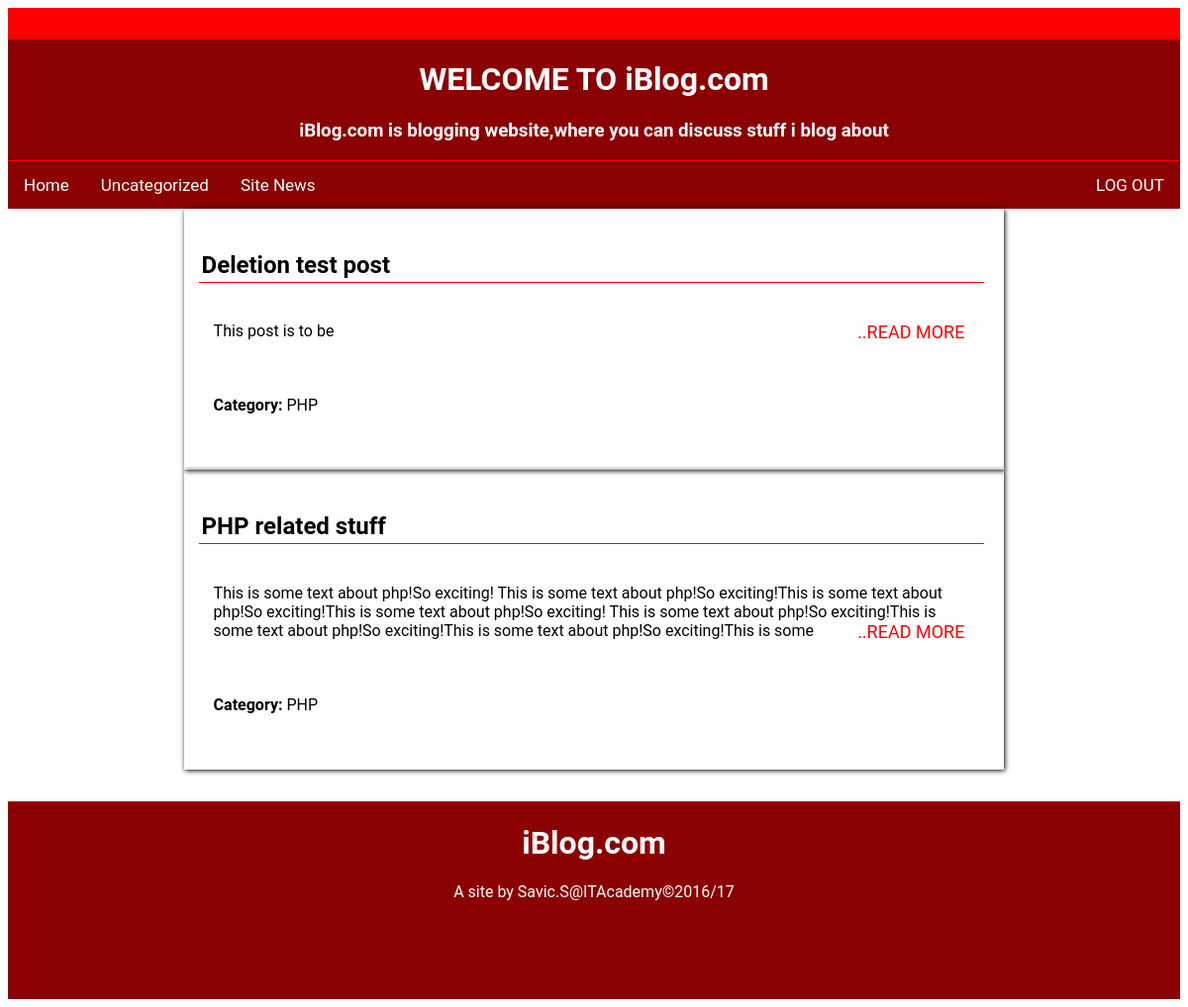
/_php.php (signed in), run on the app's committed database.
### tables this page shows
CREATE TABLE `posts` (
  `post_id` int(11) NOT NULL AUTO_INCREMENT,
  `user_name` varchar(50) NOT NULL,
  `title` varchar(225) DEFAULT NULL,
  `body` text,
  `category_id` int(11) NOT NULL,
  `posted` datetime DEFAULT NULL,
  PRIMARY KEY (`post_id`),
  KEY `category_id_fk_idx` (`category_id`),
  CONSTRAINT `category_id_fk` FOREIGN KEY (`category_id`) REFERENCES `categories` (`category_id`) ON DELETE NO ACTION ON UPDATE NO ACTION
);

CREATE TABLE `categories` (
  `category_id` int(11) NOT NULL AUTO_INCREMENT,
  `category_name` varchar(45) DEFAULT NULL,
  PRIMARY KEY (`category_id`),
  UNIQUE KEY `category_name_UNIQUE` (`category_name`)
);

### _php.php (the view, shortened to what this page needs)
<?php
require "connect.php";
$query = $con->prepare("SELECT post_id,title,LEFT (body,300)AS body,category_name FROM posts INNER JOIN categories ON categories.category_id = posts.category_id where posts.category_id = 3 order by post_id DESC ");
$query->execute();
$query->bind_result($post_id,$title,$body,$category);
?>
<!DOCTYPE html>
<html lang="en">
<head>
        <link rel="stylesheet" type="text/css" href="css/style.css" />
</head>
<body>
<?php
include("header.php");
?>
<div id="catNiew" class="catnav" >
    <a href="index.php">Home</a>
    <a href="Uncategorized.php" >Uncategorized</a>
    <a href="site_news.php">Site News</a>
    <a href="logout.php" style="float: right;" >LOG OUT</a>
</div>
<div >
  <?php
  while ($query->fetch()):
    $lastspace = strrpos($body, ' ');
    ?>
    <article id="container">
      <h2><?php echo $title; ?></h2>
      <p><?php echo substr($body,0,$lastspace)."<a href='post.php?id=$post_id'>..READ MORE</a>";?></p>
      <p><b>Category: </b><?php echo $category;?></p>
    </article>
  <?php endwhile ?>
</div>
</body>
<?php
include("footer.php");
?>
</html>

### css/style.css (style rules this page uses)
* { box-sizing: border-box; font-family: "Roboto","Droid Sans",sans-serif; }
a { font-size:large; background-color:transparent; color:red; text-decoration:none; }
#container { width:70%; height:auto; margin:auto; padding:20px 20px 20px 15px; box-shadow:1px 1px 5px 0px; }
#container h2 { padding: 3px; border-bottom: 1px solid red; }
#container p { padding:20px 20px 20px 15px; }
#container a { float:right; background-color:transparent; color:red; }
.catnav { background-color: darkred; overflow: hidden; }
.catnav a { float: left; display: block; color: white; text-align: center; padding: 14px 16px; text-decoration: none; font-size: 17px; }
body { min-height: 50%; }

### data on the page
posts: title "Deletion test post", lastspace "This post is to be", category.category_name "PHP"
posts: title "PHP related stuff", lastspace "This is some text about php!So exciting! This is some text about php!So exciting!This is some text about php!So exciting!This is some text about php!So exciting! This is some text about php!So exciting!This is some text about php!So exciting!This is some text about php!So exciting!This is some", category.category_name "PHP"
